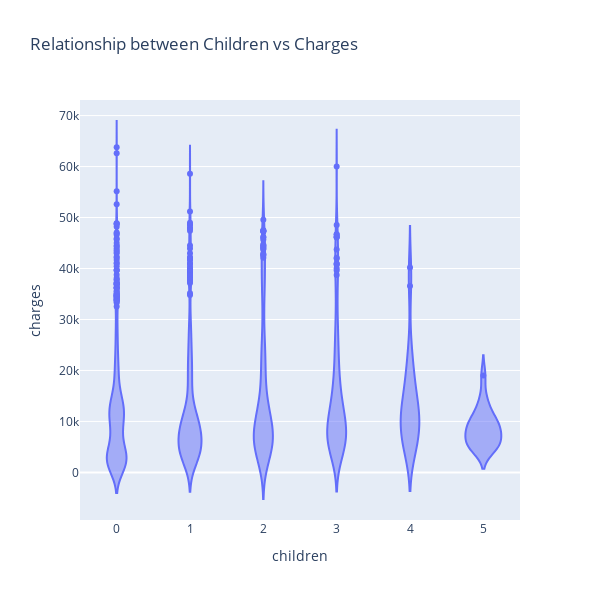

The notebook cell saved with this chart:
### Markdown cell above
#### Bivariate Analysis
* Relationship between Children vs Charges
* Relationship between BMI vs Charges

### Code cell
px.violin(medic_df, x ='children', y = 'charges', title = 'Relationship between Children vs Charges', height=600,
    width=600)

### Figure 1 — Plotly figure (JSON) as saved in the notebook; plotly's stock layout.template omitted (floating-point values rounded to 4 significant figures; data arrays with more than 128 entries replaced by an {"elided": "..."} marker saying what was removed)
{"data": [{"alignmentgroup": "True", "box": {"visible": false}, "hovertemplate": "children=%{x}<br>charges=%{y}<extra></extra>", "legendgroup": "", "marker": {"color": "#636efa"}, "name": "", "offsetgroup": "", "orientation": "v", "scalegroup": "True", "showlegend": false, "type": "violin", "x": {"elided": "1338 int values"}, "x0": " ", "xaxis": "x", "y": {"elided": "1338 float values"}, "y0": " ", "yaxis": "y"}], "layout": {"height": 600, "legend": {"tracegroupgap": 0}, "title": {"text": "Relationship between Children vs Charges"}, "violinmode": "group", "width": 600, "xaxis": {"anchor": "y", "domain": [0, 1], "title": {"text": "children"}}, "yaxis": {"anchor": "x", "domain": [0, 1], "title": {"text": "charges"}}}}
